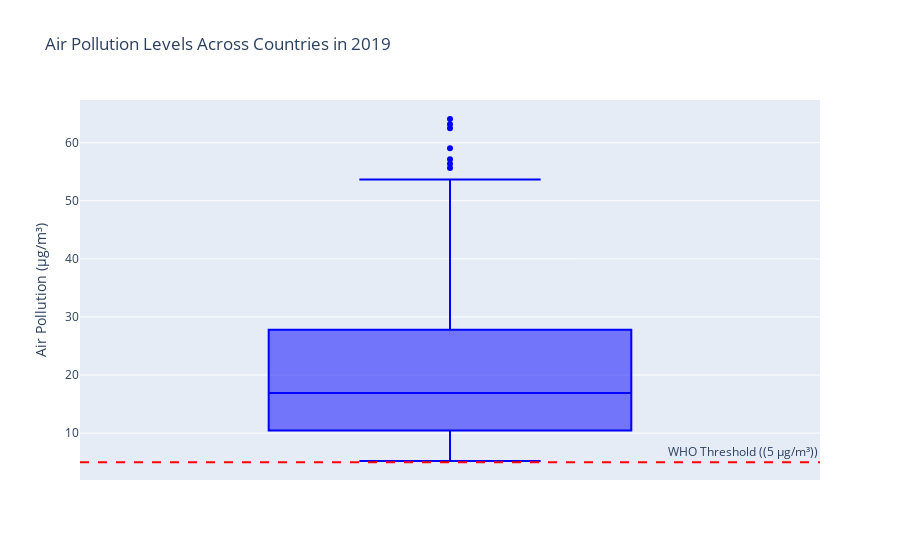

The code cell stored with this chart in its notebook:
### Markdown cell above
To get a better idea of how air pollution levels looked overall, I created a boxplot using Plotly. This chart showed the distribution of PM 2.5 levels across all the countries. I added a red dashed line to represent the WHO’s recommended safe air quality level of 5 µg/m³. The chart made it really clear that every country in the dataset was above this threshold, which was surprising but also really important to highlight.

### Code cell
import plotly.express as px

fig = px.box(
    air_pollution_2019,
    y='Air Pollution',
    title='Air Pollution Levels Across Countries in 2019',
    labels={'Air Pollution': 'Air Pollution (µg/m³)'},
    color_discrete_sequence=['blue']
)
fig.add_hline(y=5, line_color="red", annotation_text="WHO Threshold ((5 µg/m³))", line_dash="dash")
fig.show()

### Figure 1 — Plotly figure (JSON) as saved in the notebook; plotly's stock layout.template omitted (floating-point values rounded to 4 significant figures; data arrays with more than 128 entries replaced by an {"elided": "..."} marker saying what was removed)
{"data": [{"alignmentgroup": "True", "hovertemplate": "Air Pollution (µg/m³)=%{y}<extra></extra>", "legendgroup": "", "marker": {"color": "blue"}, "name": "", "notched": false, "offsetgroup": "", "orientation": "v", "showlegend": false, "type": "box", "x0": " ", "xaxis": "x", "y": {"elided": "195 float values"}, "y0": " ", "yaxis": "y"}], "layout": {"annotations": [{"showarrow": false, "text": "WHO Threshold ((5 µg/m³))", "x": 1, "xanchor": "right", "xref": "x domain", "y": 5, "yanchor": "bottom", "yref": "y"}], "boxmode": "group", "legend": {"tracegroupgap": 0}, "shapes": [{"line": {"color": "red", "dash": "dash"}, "type": "line", "x0": 0, "x1": 1, "xref": "x domain", "y0": 5, "y1": 5, "yref": "y"}], "title": {"text": "Air Pollution Levels Across Countries in 2019"}, "xaxis": {"anchor": "y", "domain": [0, 1]}, "yaxis": {"anchor": "x", "domain": [0, 1], "title": {"text": "Air Pollution (µg/m³)"}}}}
